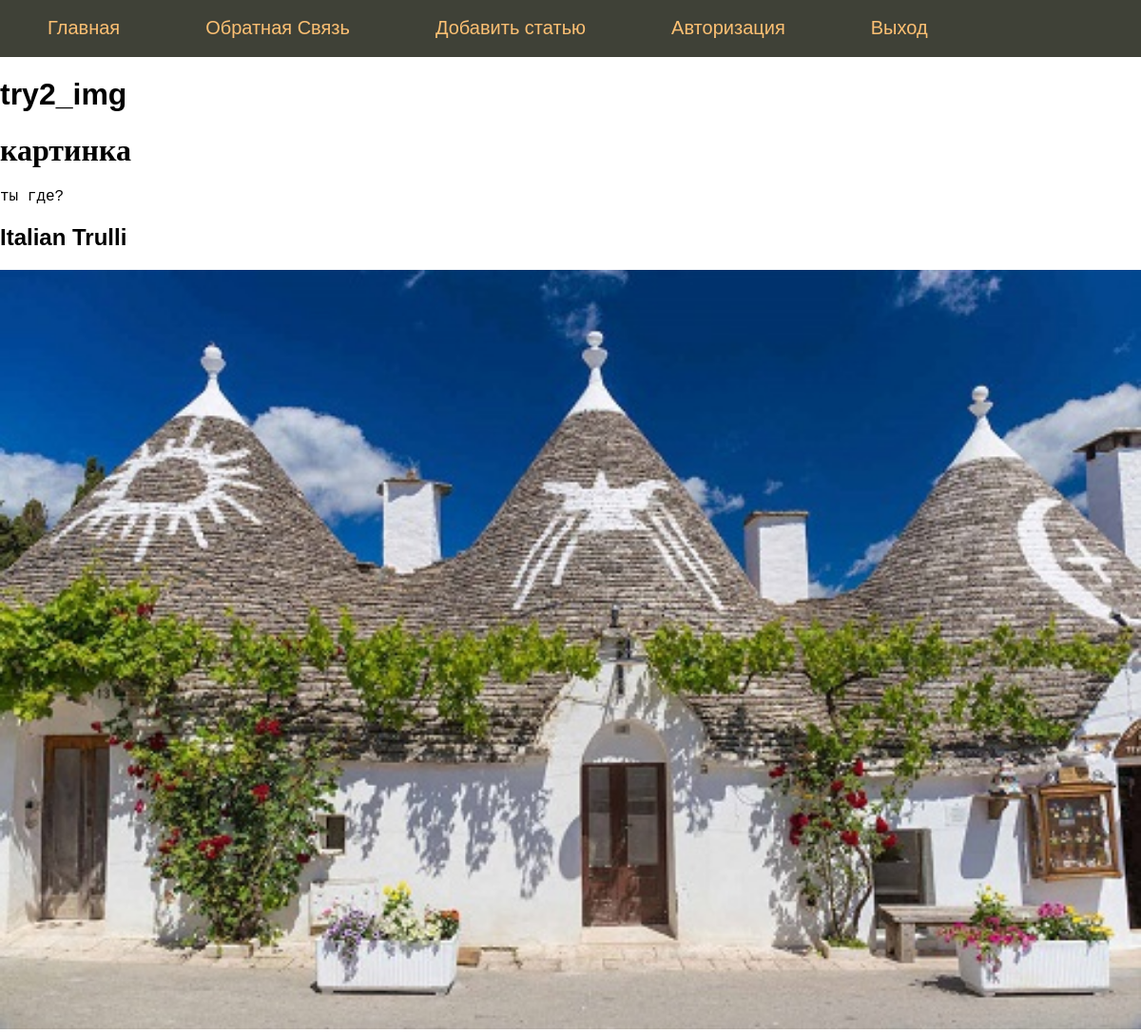
Page /post/try2_img on the committed database.
### tables this page shows
CREATE TABLE mainmenu (
    id integer PRIMARY KEY AUTOINCREMENT,
    title text NOT NULL,
    url text NOT NULL
);

CREATE TABLE posts (
    id integer primary key autoincrement,
    title text not null,
    text text not null,
    url text not null,
    time integer not null
);

### main.py (the view)
@app.route('/post/<alias>')
def showPost(alias):
    title, post = dbase.getPost(alias)
    if not title:
        abort(404)
    return render_template('post.html', menu=dbase.getMenu(), title=title, post=post)

### flsite.py (called while the page is built)
    def getMenu(self):
        sql = '''SELECT * FROM mainmenu'''
        try:
            self.__cur.execute(sql)
            res = self.__cur.fetchall()
            if res: return res
        except:
            print("Ошибка чтения из БД")
        return []

    def getPost(self, alias):
        try:
            self.__cur.execute(f"SELECT title, text FROM posts WHERE url LIKE '{alias}' LIMIT 1")
            res = self.__cur.fetchone()
            if res:
                return res
        except sqlite3.Error as e:
            print("Ошибка получения статьи из БД" + str(e))
        return (False, False)

### main.py (called while the page is built)
def connect_db():
    conn = sq.connect(app.config['DATABASE'])
    conn.row_factory = sq.Row
    return conn

def get_db():
    if not hasattr(g, 'link_db'):
        g.link_db = connect_db()
        return g.link_db

@app.before_request
def before_request():
    global dbase
    db = get_db()
    dbase = FDataBase(db)

### templates/post.html
{% extends 'base.html' %}
{% block content %}
{{ super() }}
{{ post | safe }}
{% endblock %}

### templates/base.html (shortened to what this page needs)
<!DOCTYPE html>
<html lang="en">
<head>
    <link type="text/css" href="{{ url_for('static', filename='css/styles.css') }}" rel="stylesheet" />
</head>
<body>
{% block content %}
    {% block mainmenu %}
        <ul class="mainmenu">
            {% for m in menu %}
            <li><a href="{{ url_for(m.url) }}">{{ m.title }}</a></li>
            {% endfor %}
        </ul>
    {% endblock mainmenu %}
{% if title %}
<h1>{{ title }}</h1>
{% else %}
<h1>Про Flask</h1>
{% endif %}
{% endblock %}
</body>
</html>

### static/css/styles.css (style rules this page uses)
html, body { font-family: 'Arial'; margin: 0; padding: 0; height: 100%; width: 100%; }
a { color: #0059b2; text-decoration: none; }
ul.mainmenu { list-style: none; background: #3F4137; height: 60px; margin: 0; padding: 0; color: #fdc073; font-size: 20px; overflow: hidden; }
ul.mainmenu li { float: left; margin: 18px 40px 0 50px; }
ul.mainmenu li a { color: #fdc073; text-decoration: none; }

### rows in the picture
mainmenu: title "Главная"
mainmenu: title "Обратная Связь"
mainmenu: title "Добавить статью"
mainmenu: title "Авторизация"
mainmenu: title "Выход"
posts: title "try2_img", text "картинка ты где? Italian Trulli", text (picture)
